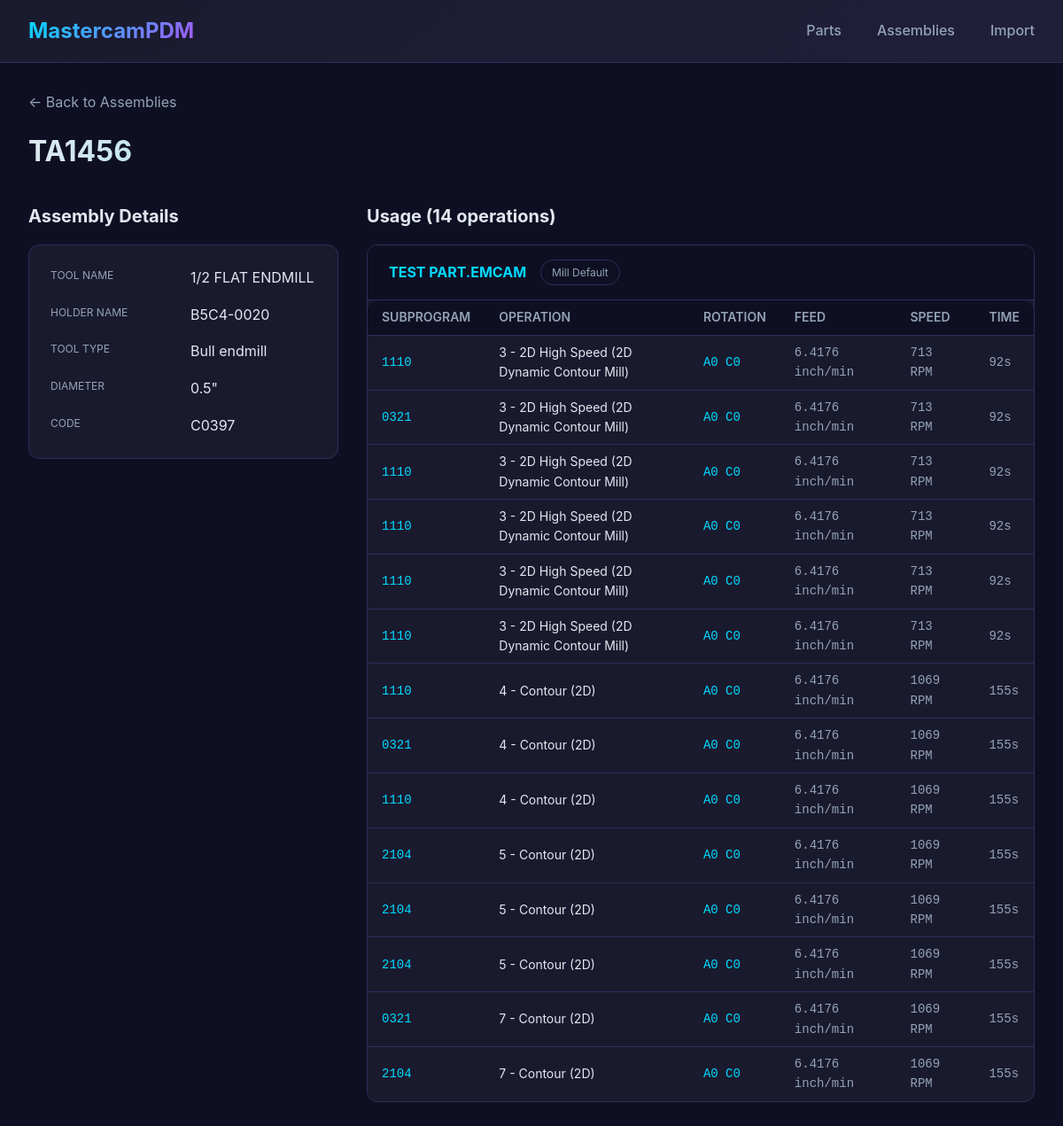
The app's page /assembly/2 with its own data.
### tables this page shows
CREATE TABLE tool_assemblies (
    assembly_id INTEGER PRIMARY KEY AUTOINCREMENT,
    name TEXT UNIQUE NOT NULL,
    tool_name TEXT,
    holder_name TEXT,
    tool_type TEXT,
    diameter REAL,
    code TEXT
);

CREATE TABLE operations (
    operation_id INTEGER PRIMARY KEY AUTOINCREMENT,
    part_id INTEGER NOT NULL,
    subprogram_number TEXT,
    op_order INTEGER,
    name TEXT,
    tool_number INTEGER,
    assembly_id INTEGER,
    rotation TEXT,
    cycle_time_seconds INTEGER,
    feedrate TEXT,
    spindle_speed TEXT,
    FOREIGN KEY (part_id) REFERENCES parts(part_id),
    FOREIGN KEY (assembly_id) REFERENCES tool_assemblies(assembly_id)
);

CREATE TABLE parts (
    part_id INTEGER PRIMARY KEY AUTOINCREMENT,
    part_name TEXT NOT NULL,
    mastercam_version TEXT,
    machine TEXT,
    program_type TEXT DEFAULT 'subprogram',
    xml_source_path TEXT,
    import_date TIMESTAMP DEFAULT CURRENT_TIMESTAMP
);

### app.py (the view)
@app.route('/assembly/<int:assembly_id>')
def assembly_detail(assembly_id):
    db = get_db()
    assembly = db.execute(
        'SELECT * FROM tool_assemblies WHERE assembly_id = ?', (assembly_id,)
    ).fetchone()
    if not assembly:
        flash('Assembly not found', 'error')
        return redirect(url_for('assemblies'))
    usages = db.execute('''
        SELECT o.*, p.part_name, p.machine
        FROM operations o
        JOIN parts p ON o.part_id = p.part_id
        WHERE o.assembly_id = ?
        ORDER BY p.part_name, o.op_order
    ''', (assembly_id,)).fetchall()
    parts_usage = {}
    for usage in usages:
        part_name = usage['part_name']
        if part_name not in parts_usage:
            parts_usage[part_name] = {
                'machine': usage['machine'],
                'operations': []
            }
        parts_usage[part_name]['operations'].append(usage)
    return render_template('assembly_detail.html',
                          assembly=assembly,
                          parts_usage=parts_usage,
                          total_usage=len(usages))

### app.py (called while the page is built)
@app.before_request
def before_request():
    init_db()

### database.py (called while the page is built)
def get_db():
    conn = sqlite3.connect(DATABASE)
    conn.row_factory = sqlite3.Row
    return conn

def init_db():
    conn = get_db()
    conn.executescript(SCHEMA)
    conn.commit()
    conn.close()

### templates/assembly_detail.html (shortened to what this page needs)
{% extends "base.html" %}
{% block content %}
<div class="part-header">
    <a href="{{ url_for('assemblies') }}" class="back-link">← Back to Assemblies</a>
    <h1>{{ assembly.name }}</h1>
</div>
<div class="assembly-grid">
    <section class="assembly-info">
        <h2>Assembly Details</h2>
        <div class="info-card">
            <dl class="assembly-specs">
                <dt>Tool Name</dt>
                <dd>{{ assembly.tool_name or '-' }}</dd>
                <dt>Holder Name</dt>
                <dd>{{ assembly.holder_name or '-' }}</dd>
                <dt>Tool Type</dt>
                <dd>{{ assembly.tool_type or '-' }}</dd>
                <dt>Diameter</dt>
                <dd>{{ assembly.diameter or '-' }}"</dd>
                <dt>Code</dt>
                <dd>{{ assembly.code or '-' }}</dd>
            </dl>
        </div>
    </section>
    <section class="assembly-usage">
        <h2>Usage ({{ total_usage }} operations)</h2>
        {% if parts_usage %}
        {% for part_name, part_data in parts_usage.items() %}
        <div class="usage-card">
            <div class="usage-header">
                <h3>{{ part_name }}</h3>
                <span class="badge">{{ part_data.machine }}</span>
            </div>
            <table class="ops-table compact">
                <thead>
                    <tr>
                        <th>Subprogram</th>
                        <th>Operation</th>
                        <th>Rotation</th>
                        <th>Feed</th>
                        <th>Speed</th>
                        <th>Time</th>
                    </tr>
                </thead>
                <tbody>
                    {% for op in part_data.operations %}
                    <tr>
                        <td class="op-tool">{{ op.subprogram_number }}</td>
                        <td>{{ op.name }}</td>
                        <td class="rotation">{{ op.rotation or '-' }}</td>
                        <td class="param">{{ op.feedrate or '-' }}</td>
                        <td class="param">{{ op.spindle_speed or '-' }}</td>
                        <td class="param">{{ op.cycle_time_seconds }}s</td>
                    </tr>
                    {% endfor %}
                </tbody>
            </table>
        </div>
        {% endfor %}
        {% else %}
        <div class="empty-state">
            <p>This assembly is not used in any imported parts.</p>
        </div>
        {% endif %}
    </section>
</div>
{% endblock %}

### templates/base.html (shortened to what this page needs)
<!DOCTYPE html>
<html lang="en">
<head>
    <link rel="stylesheet" href="{{ url_for('static', filename='style.css') }}">
</head>
<body>
    <header>
        <nav>
            <a href="{{ url_for('index') }}" class="logo">MastercamPDM</a>
            <ul>
                <li><a href="{{ url_for('index') }}">Parts</a></li>
                <li><a href="{{ url_for('assemblies') }}">Assemblies</a></li>
                <li><a href="{{ url_for('import_part') }}">Import</a></li>
            </ul>
        </nav>
    </header>
    <main>
        {% block content %}{% endblock %}
    </main>
</body>
</html>

### static/style.css (style rules this page uses)
* { margin: 0; padding: 0; box-sizing: border-box; }
:root { --bg-dark: #0f0f23; --bg-card: #1a1a2e; --bg-card-hover: #242448; --accent: #00d9ff; --accent-hover: #00b8d9; --accent-red: #ff6b6b; --accent-green: #4ade80; --text: #e2e8f0; --text-muted: #94a3b8; --border: #2d2d5a; --radius: 12px; --radius-sm: 6px; }
body { font-family: 'Inter', -apple-system, BlinkMacSystemFont, sans-serif; background: var(--bg-dark); color: var(--text); min-height: 100vh; line-height: 1.6; }
header { background: linear-gradient(135deg, var(--bg-card) 0%, #1f1f3a 100%); padding: 1rem 2rem; border-bottom: 1px solid var(--border); position: sticky; top: 0; z-index: 100; }
nav { display: flex; justify-content: space-between; align-items: center; max-width: 1400px; margin: 0 auto; }
.logo { font-size: 1.5rem; font-weight: 700; background: linear-gradient(135deg, var(--accent) 0%, #a855f7 100%); -webkit-background-clip: text; -webkit-text-fill-color: transparent; text-decoration: none; }
nav ul { list-style: none; display: flex; gap: 2.5rem; }
nav a { color: var(--text-muted); text-decoration: none; font-weight: 500; transition: color 0.2s; }
main { max-width: 1400px; margin: 0 auto; padding: 2rem; }
h1 { font-size: 2rem; margin-bottom: 1rem; background: linear-gradient(135deg, var(--text) 0%, var(--accent) 100%); -webkit-background-clip: text; -webkit-text-fill-color: transparent; }
h2 { font-size: 1.25rem; color: var(--text); margin-bottom: 1rem; }
h3 { font-size: 1rem; color: var(--accent); }
.badge { padding: 0.25rem 0.75rem; background: var(--bg-dark); border-radius: 20px; font-size: 0.75rem; color: var(--text-muted); border: 1px solid var(--border); }
.part-header { margin-bottom: 2rem; }
.back-link { color: var(--text-muted); text-decoration: none; display: inline-block; margin-bottom: 1rem; }
.ops-table { width: 100%; border-collapse: collapse; }
.ops-table th, .ops-table td { padding: 0.875rem 1.5rem; text-align: left; border-bottom: 1px solid var(--border); }
.ops-table th { font-size: 0.75rem; text-transform: uppercase; color: var(--text-muted); font-weight: 600; }
.ops-table tr:last-child td { border-bottom: none; }
.op-tool { font-family: monospace; color: var(--accent); }
table { width: 100%; border-collapse: collapse; background: var(--bg-card); border-radius: var(--radius); overflow: hidden; }
th, td { padding: 1rem 1.5rem; text-align: left; border-bottom: 1px solid var(--border); }
th { background: var(--bg-dark); font-size: 0.75rem; text-transform: uppercase; color: var(--text-muted); font-weight: 600; }
.assembly-grid { display: grid; grid-template-columns: 350px 1fr; gap: 2rem; }
.assembly-info { position: sticky; top: 5rem; align-self: start; }
.info-card { background: var(--bg-card); padding: 1.5rem; border-radius: var(--radius); border: 1px solid var(--border); }
.assembly-specs { display: grid; grid-template-columns: 1fr 1fr; gap: 1rem; }
.assembly-specs dt { color: var(--text-muted); font-size: 0.75rem; text-transform: uppercase; margin-bottom: 0.25rem; }
.assembly-specs dd { font-size: 1rem; color: var(--text); }
.usage-card { background: var(--bg-card); border-radius: var(--radius); margin-bottom: 1.5rem; overflow: hidden; border: 1px solid var(--border); }
.usage-header { padding: 1rem 1.5rem; background: var(--bg-dark); border-bottom: 1px solid var(--border); display: flex; align-items: center; gap: 1rem; }
.ops-table.compact th, .ops-table.compact td { padding: 0.5rem 1rem; font-size: 0.875rem; }
.param { font-family: monospace; color: var(--text-muted); }
.rotation { font-family: monospace; color: var(--accent); }

### records on screen
tool_assemblies: name "TA1456", tool_name "1/2 FLAT ENDMILL", holder_name "B5C4-0020", tool_type "Bull endmill", diameter "0.5", code "C0397"
operations: part_name "TEST PART.EMCAM", machine "Mill Default", subprogram_number "1110", name "3 - 2D High Speed (2D Dynamic Contour Mill)", rotation "A0 C0", feedrate "6.4176 inch/min", spindle_speed "713 RPM", cycle_time_seconds "92"
operations: subprogram_number "0321", name "3 - 2D High Speed (2D Dynamic Contour Mill)", rotation "A0 C0", feedrate "6.4176 inch/min", spindle_speed "713 RPM", cycle_time_seconds "92"
operations: subprogram_number "1110", name "3 - 2D High Speed (2D Dynamic Contour Mill)", rotation "A0 C0", feedrate "6.4176 inch/min", spindle_speed "713 RPM", cycle_time_seconds "92"
operations: subprogram_number "1110", name "3 - 2D High Speed (2D Dynamic Contour Mill)", rotation "A0 C0", feedrate "6.4176 inch/min", spindle_speed "713 RPM", cycle_time_seconds "92"
operations: subprogram_number "1110", name "3 - 2D High Speed (2D Dynamic Contour Mill)", rotation "A0 C0", feedrate "6.4176 inch/min", spindle_speed "713 RPM", cycle_time_seconds "92"
operations: subprogram_number "1110", name "3 - 2D High Speed (2D Dynamic Contour Mill)", rotation "A0 C0", feedrate "6.4176 inch/min", spindle_speed "713 RPM", cycle_time_seconds "92"
operations: subprogram_number "1110", name "4 - Contour (2D)", rotation "A0 C0", feedrate "6.4176 inch/min", spindle_speed "1069 RPM", cycle_time_seconds "155"
operations: subprogram_number "0321", name "4 - Contour (2D)", rotation "A0 C0", feedrate "6.4176 inch/min", spindle_speed "1069 RPM", cycle_time_seconds "155"
operations: subprogram_number "1110", name "4 - Contour (2D)", rotation "A0 C0", feedrate "6.4176 inch/min", spindle_speed "1069 RPM", cycle_time_seconds "155"
operations: subprogram_number "2104", name "5 - Contour (2D)", rotation "A0 C0", feedrate "6.4176 inch/min", spindle_speed "1069 RPM", cycle_time_seconds "155"
operations: subprogram_number "2104", name "5 - Contour (2D)", rotation "A0 C0", feedrate "6.4176 inch/min", spindle_speed "1069 RPM", cycle_time_seconds "155"
operations: subprogram_number "2104", name "5 - Contour (2D)", rotation "A0 C0", feedrate "6.4176 inch/min", spindle_speed "1069 RPM", cycle_time_seconds "155"
operations: subprogram_number "0321", name "7 - Contour (2D)", rotation "A0 C0", feedrate "6.4176 inch/min", spindle_speed "1069 RPM", cycle_time_seconds "155"
operations: subprogram_number "2104", name "7 - Contour (2D)", rotation "A0 C0", feedrate "6.4176 inch/min", spindle_speed "1069 RPM", cycle_time_seconds "155"

### other values on screen
{{ total_usage }} "14"
